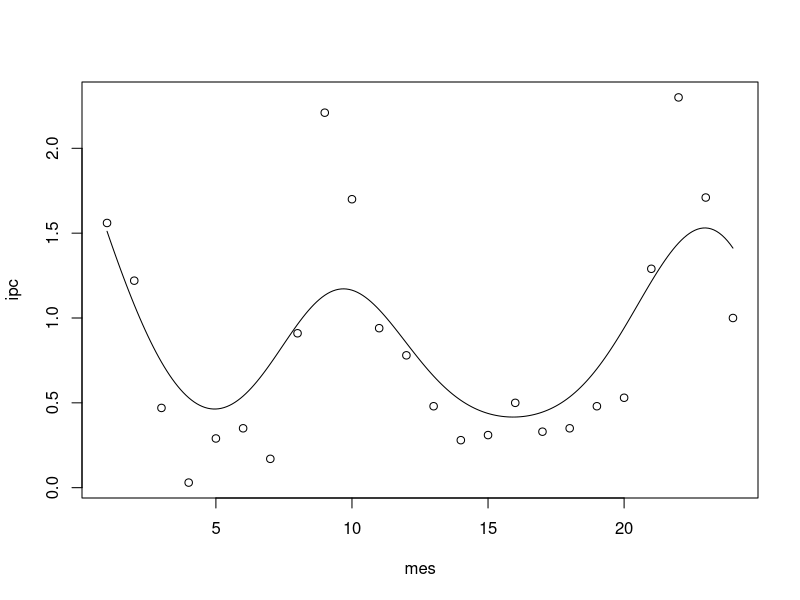
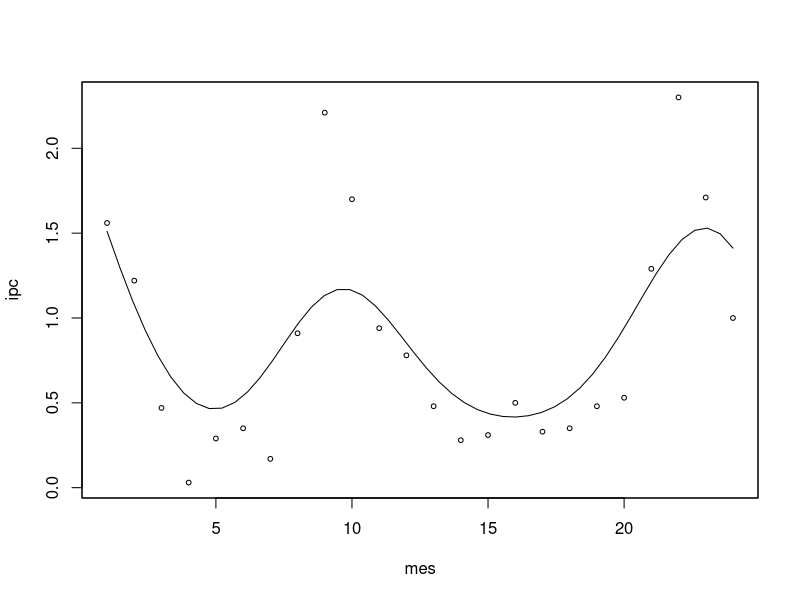
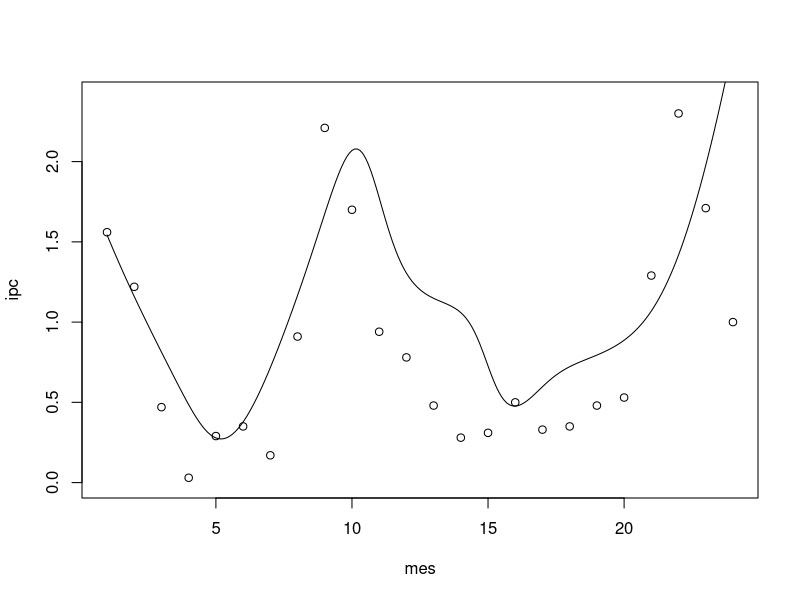
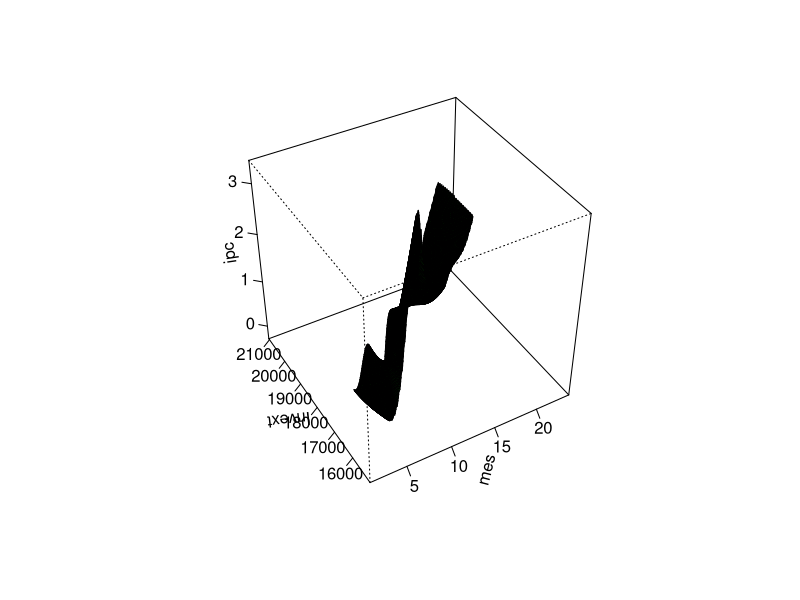
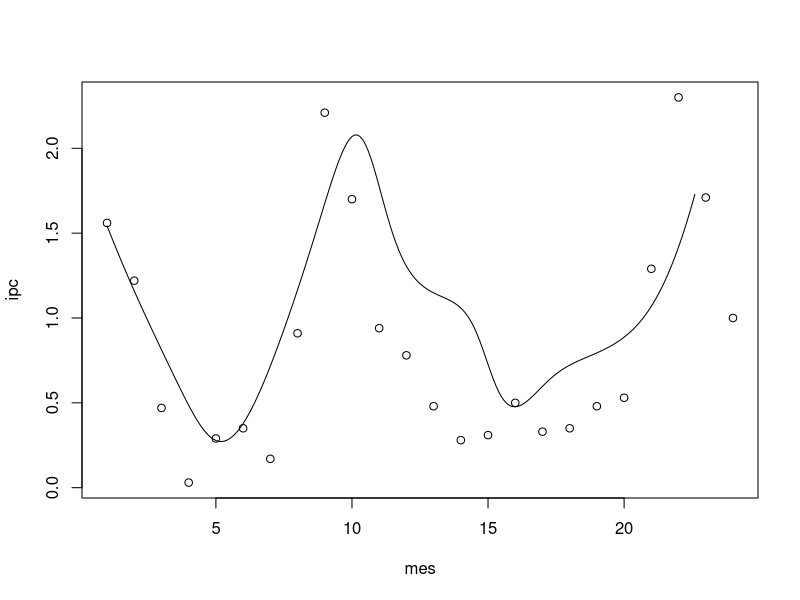
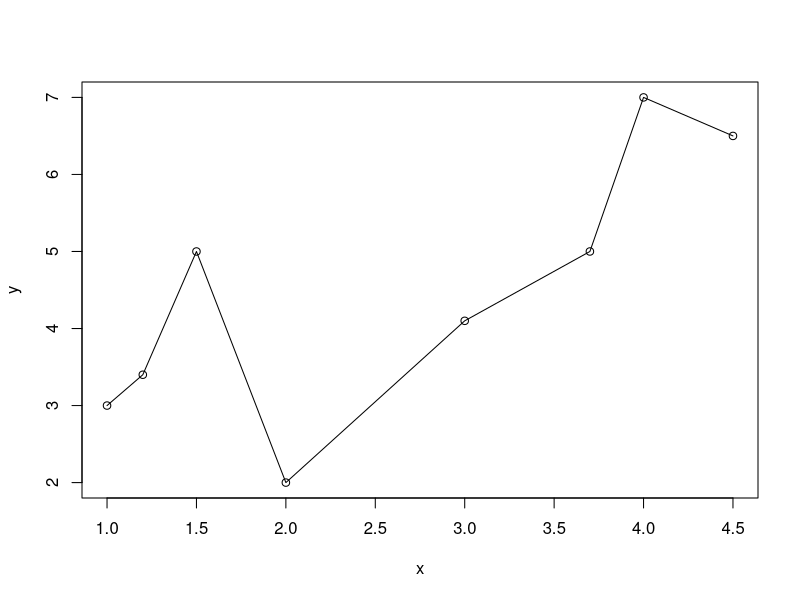
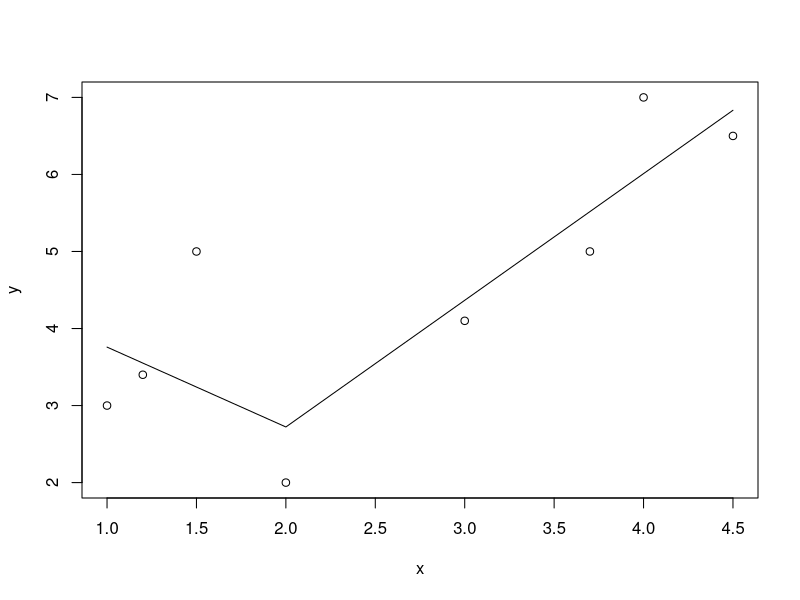
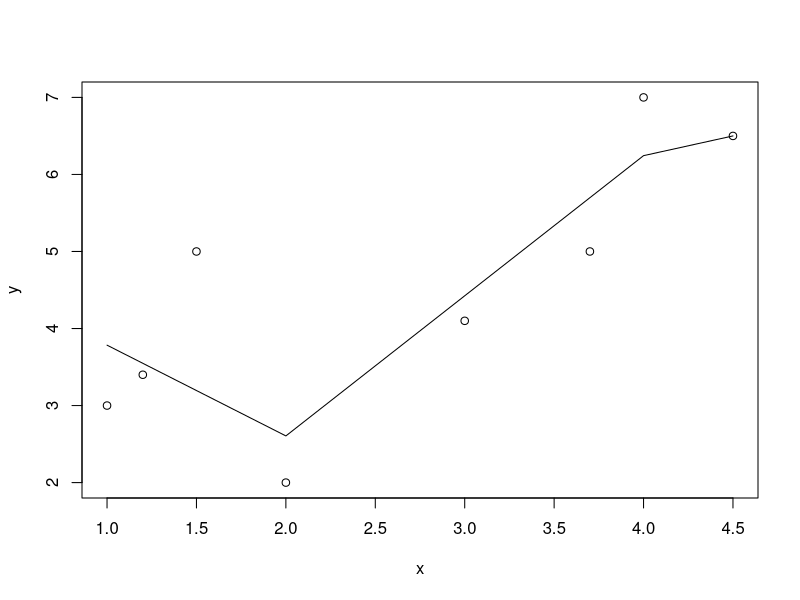

These charts were generated, in order, by the following R code:
##############################################
######### Regresión kernel #################
##############################################

############ Datos #########
mes=1:24
ipc=c(1.56,    1.22,    0.47,    0.03,    0.29,    0.35,    0.17,    0.91,    2.21,    1.7,    0.94,  0.78,    0.48,    0.28,    0.31,    0.5,    0.33,    0.35,    0.48,    0.53,    1.29,    2.3,    1.71,    1)
Invext=c(15086.5,    16308.4,    16272.7,    16097.1,    16265.7,    16385.5,    16869.2,    16885,    17129,    17701.9,    18550.5,    18644.7,    18871.3,    19050.1,    19218.8,    19352.4,    19669.9,    20196,    20562.8,    20859.4,    20960.1,    21045.4,    19877.2,    19961.4)


##############  Reg. simple  #################
#### ipc con mes
y=ipc;x=mes;h=2
points=seq(min(mes), max(mes), 0.1)
a=rep(0,length(points))
for (i in 1:length(points)){
  z=(x-points[i])/h;       k=(1/((2*pi)^0.5))*exp(-0.5*z*z)
  wi=k/sum(k);             xt=x-points[i]
  lm1=lm(y~xt,weights=wi); a[i]=lm1$coefficients[1]
}
plot(mes,ipc);lines(points,a)
# Verificación procedimiento sm
library(sm)
reg1=sm.regression(mes,ipc,h=2)


################### Regresión Bivariada ##################

h1=2.4;h2=800;
pts1=seq(min(mes), max(mes), 0.1)
pts2=seq(min(Invext), max(Invext), length.out=length(pts1))

a=rep(0,length(pts1))
for (i in 1:length(pts1)){
  z=(pts1[i]-mes)/h1
  k1=(1/((2*pi)^0.5))*exp(-0.5*z*z)
  z=(pts2[i]-Invext)/h2
  k2=(1/((2*pi)^0.5))*exp(-0.5*z*z)
  wi=(k1*k2)/sum(k1*k2)
  xmes=mes-pts1[i];xmes2=(mes-pts1[i])^2
  xInvext=Invext-pts2[i];xInvext2=(Invext-pts2[i])^2
  xMesInvest=(mes-pts1[i])*(Invext-pts2[i])
  lm1=lm(ipc~xmes+xInvext,weights=wi)
  #lm1=lm(ipc~xmes+xInvext+xMesInvest,weights=wi)
  #lm1=lm(ipc~xmes+xInvext+xmes2+xInvext2,weights=wi)
  #lm1=lm(ipc~xmes+xInvext+xmes2+xInvext2+xMesInvest,weights=wi)
  a[i]=lm1$coefficients[1]
}
plot(mes,ipc,ylim=c(0,2.4));lines(pts1,a)

#Verificación paquete sm
ye=sm.regression(cbind(mes,Invext),ipc,h=c(h1,h2),eval.points=cbind(pts1,pts2),kernel="gaussian")
plot(mes,ipc)
lines(pts1,diag(ye$estimate))


###################################
##### Regresión por splines  ######
###################################


x=c(1,    1.2,    1.5,    2,    3,    3.7,    4,    4.5)
y=c(3,    3.4,    5,    2,    4.1,    5,    7,    6.5)
plot(x,y);lines(x,y)
t1=2;t2=4
tm1=(x-t1);tm2=(x-t2)
tm1[t1 > x] <- 0;tm2[t2 > x] <- 0
tm12=tm1^2 ; tm22 = tm2^2
tm13=tm1^3 ; tm23 = tm2^3
x2=x^2;x3=x^3

# Definir secuencias para graficar ecuaciones estimadas
xs=seq(min(x), max(x), 0.1);#xs=seq(min(x), 5, 0.1);
xs2=xs^2 ; xs3 = xs^3
tm1s=(xs-t1);tm2s=(xs-t2)
tm1s[t1 > xs] <- 0;tm2s[t2 > xs] <- 0
tm1s2 =tm1s^2 ; tm2s2 =tm2s^2 
tm1s3 =tm1s^3 ; tm2s3 =tm2s^3 

# Piece-wise regression - un nodo
lm.1 = lm( y ~ x + tm1)
b0=lm.1$coefficients[1];b1=lm.1$coefficients[2];b2=lm.1$coefficients[3];
ypw = b0 + b1 * xs + b2 * tm1s
plot(x,y);lines(xs,ypw)

# Piece-wise regression - dos nodos
lm.2 = lm( y ~ x + tm1 + tm2);lm.2
b0=lm.2$coefficients[1];b1=lm.2$coefficients[2];b2=lm.2$coefficients[3];b3=lm.2$coefficients[4]
ypw = b0 + b1 * xs + b2 * tm1s + b3 * tm2s
plot(x,y);lines(xs,ypw)

# Spline cuadrático
lm.3 = lm( y ~ x + x2 + tm12 + tm22);lm.3
b0=lm.3$coefficients[1];b1=lm.3$coefficients[2];b2=lm.3$coefficients[3];b3=lm.3$coefficients[4];b4=lm.3$coefficients[5]
ypw = b0 + b1 * xs + b2*xs2 + b3 * tm1s2 + b4 * tm2s2
plot(x,y,ylim=c(0,7.5));lines(xs,ypw)

# Spline Cúbico
lm.4 = lm( y ~ x + x2  + x3 + tm13 + tm23);lm.4
b0=lm.4$coefficients[1];b1=lm.4$coefficients[2];b2=lm.4$coefficients[3];b3=lm.4$coefficients[4];b4=lm.4$coefficients[5];b5=lm.4$coefficients[6]
ypw = b0 + b1 * xs + b2 * xs2 + b3*xs3 + b4 * tm1s3 + b5 * tm2s3
plot(x,y);lines(xs,ypw)
